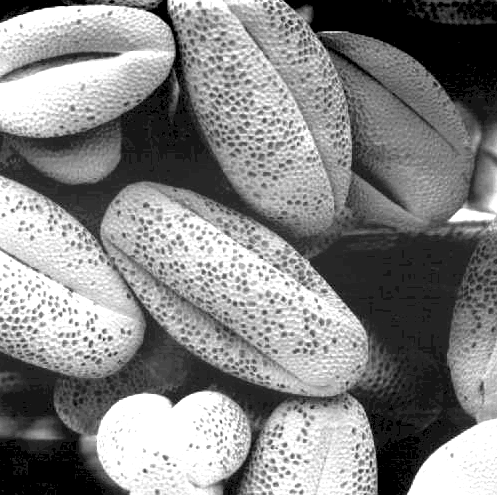
#> input picture CSCI-576/Q3_bread rolls_3e.png, 497 x 495 px, given in place of example_image.jpg, which was not available
$ jupyter execute 'CSCI_576_Image_Processing_(PIL).ipynb'
#> lines starting #> are read from the running program, lines starting #| are printed output that depends on the picture; pictures that were not available may be replaced by others from this repository, and a replacement may not be noted
[cell 1]
from PIL import Image, ImageFilter
import matplotlib.pyplot as plt
import numpy as np
import io

[cell 2]
from google.colab import files
#uploaded = files.upload()
#for filename in uploaded.keys():
#    print(f'User uploaded file "{filename}"')

[cell 3]
from google.colab import drive
drive.mount('/content/drive')
image_path = '/content/drive/My Drive/CSCI-576/example_image.jpg'

[cell 4]
try:
    image_path
except NameError:
    print("No image uploaded, fetching a sample image from URL.")
    !wget -q -O example_image.jpg "https://placehold.co/600x400/FF0000/FFFFFF?text=Sample+Image"
    image_path = "example_image.jpg"

[cell 5]
try:
    original_image = Image.open(image_path)
#> original_image is the input picture: PIL image 497x495 L; min 0, max 255, mean 133.1
    if original_image.mode != 'RGB':
        original_image = original_image.convert('RGB')
#> original_image: PIL image 497x495 RGB
    plt.figure(figsize=(8, 6))
    plt.imshow(original_image)
    plt.title('Original Colored Image')
    plt.axis('off')
    plt.show()
except FileNotFoundError:
    print(f"Error: Could not load image from {image_path}. Please ensure the file exists.")
    original_image = None

[cell 6]
if original_image is not None:
    r, g, b = original_image.split()
    width, height = original_image.size
#> width = 497; height = 495
    black_band = Image.new('L', (width, height), 0)
#> black_band: PIL image 497x495 L; every value is 0
    red_channel_img = Image.merge('RGB', (r, black_band, black_band))
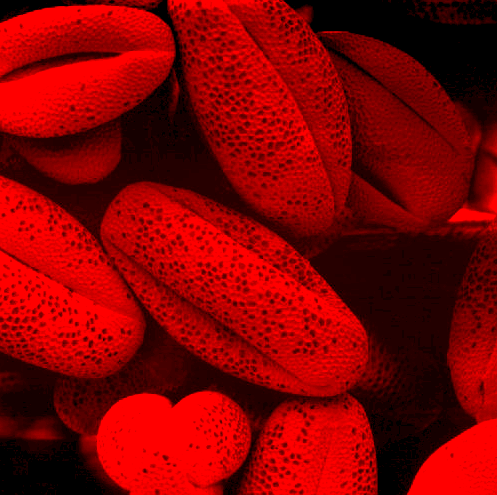
#> red_channel_img: PIL image 497x495 RGB; mean R, G, B 133.1, 0, 0
    green_channel_img = Image.merge('RGB', (black_band, g, black_band))
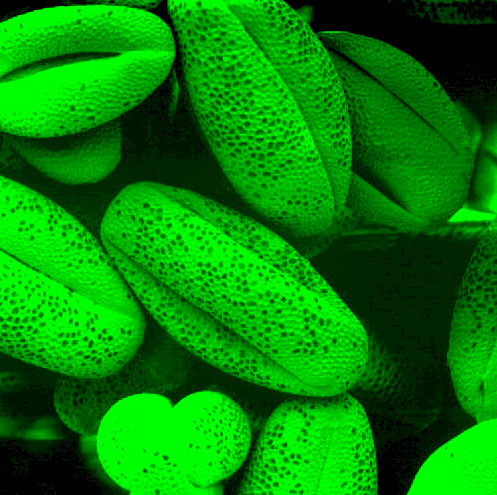
#> green_channel_img: PIL image 497x495 RGB; mean R, G, B 0, 133.1, 0
    blue_channel_img = Image.merge('RGB', (black_band, black_band, b))
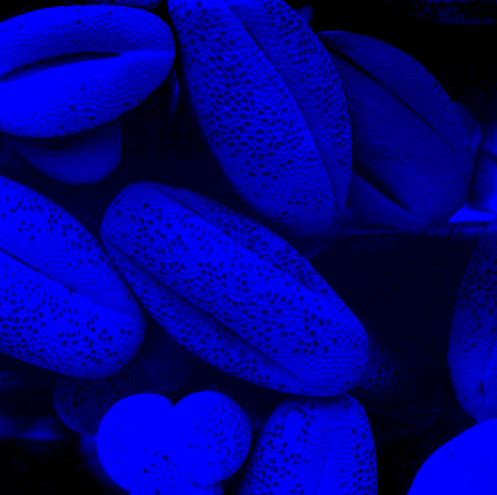
#> blue_channel_img: PIL image 497x495 RGB; mean R, G, B 0, 0, 133.1
    plt.figure(figsize=(15, 5))
    plt.subplot(1, 3, 1)
    plt.imshow(red_channel_img)
    plt.title('Red Channel')
    plt.axis('off')
    plt.subplot(1, 3, 2)
    plt.imshow(green_channel_img)
    plt.title('Green Channel')
    plt.axis('off')
    plt.subplot(1, 3, 3)
    plt.imshow(blue_channel_img)
    plt.title('Blue Channel')
    plt.axis('off')
    plt.show()
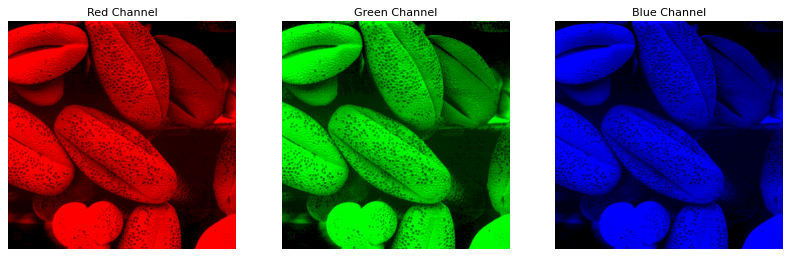
#> figure drawn by matplotlib, 3 panels
else:
    print("Image not loaded, cannot visualize channels.")

[cell 7]
if original_image is not None:
    gray_image = original_image.convert('L') # 'L' mode for grayscale
    plt.figure(figsize=(8, 6))
    plt.imshow(gray_image, cmap='gray') # Use 'gray' colormap for grayscale images
    plt.title('Grayscale Image')
    plt.axis('off')
    plt.show()
else:
    print("Image not loaded, cannot convert to grayscale.")

[cell 8]
if original_image is not None:
    smoothed_image = original_image.filter(ImageFilter.GaussianBlur(radius=2))
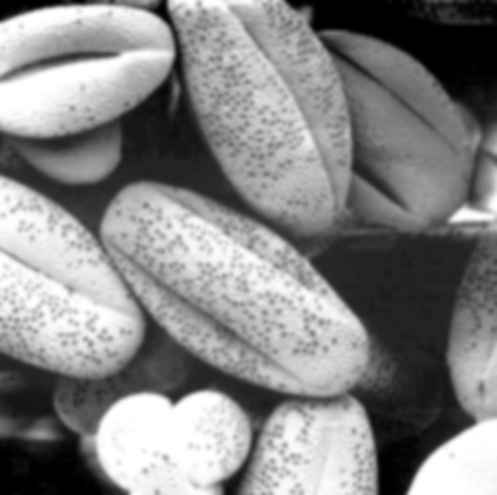
#> smoothed_image: PIL image 497x495 RGB; min 0, max 255, mean 133.1
    plt.figure(figsize=(8, 6))
    plt.imshow(smoothed_image)
    plt.title('Smoothed Image (Gaussian Blur)')
    plt.axis('off')
    plt.show()
else:
    print("Image not loaded, cannot smooth.")

[cell 9]
if original_image is not None:
    sharpened_image_pil = original_image.filter(ImageFilter.SHARPEN)
    plt.figure(figsize=(12, 6))
    plt.subplot(1, 2, 1)
    plt.imshow(original_image)
    plt.title('Original Image')
    plt.axis('off')
    plt.subplot(1, 2, 2)
    plt.imshow(sharpened_image_pil)
    plt.title('Sharpened Image (PIL Sharpen Filter)')
    plt.axis('off')
    plt.show()
    gray_image_for_laplacian = original_image.convert('L')
    laplacian_kernel = [
      0,  1, 0,
      1, -4, 1,
      0,  1, 0
    ]
    laplacian_output = gray_image_for_laplacian.filter(ImageFilter.Kernel((3, 3), laplacian_kernel, 1, 0))
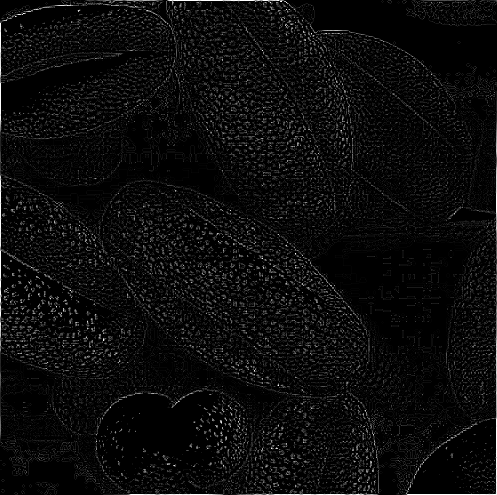
#> laplacian_output: PIL image 497x495 L; min 0, max 255, mean 11.8
else:
    print("Image not loaded, cannot sharpen.")

[cell 10]
if original_image is not None:
    jpeg_qualities = [10, 50, 90] # Low, Medium, High quality
    plt.figure(figsize=(15, 5))
    for i, quality in enumerate(jpeg_qualities):
        img_byte_arr = io.BytesIO()
        original_image.save(img_byte_arr, format='JPEG', quality=quality)
        img_byte_arr.seek(0)
        compressed_image = Image.open(img_byte_arr)
        plt.subplot(1, len(jpeg_qualities), i + 1)
        plt.imshow(compressed_image)
        plt.title(f'JPEG Quality: {quality}')
        plt.axis('off')
        output_filename = f'output_image_q{quality}_pil.jpg'
        original_image.save(output_filename, format='JPEG', quality=quality)
        print(f"Saved {output_filename} with quality {quality}")
    plt.show()
else:
    print("Image not loaded, cannot compress.")
